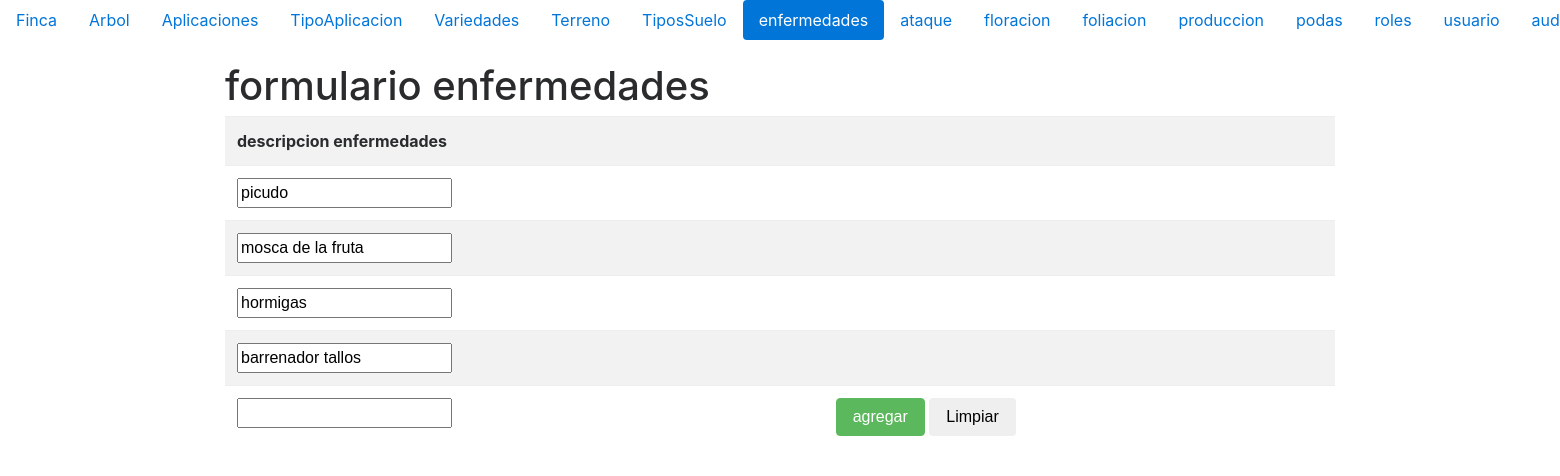
Screenshot of /formularioenfermedades.php (signed in) with the database file from the repository.
### tables this page shows
CREATE TABLE `enfermedades` (
  `idenfermedades` tinyint(3) NOT NULL,
  `nombreenfermedades` varchar(70) NOT NULL
);

### enfermedades.php (called while the page is built, shortened)
<?php
  class enfermedades {
      private $_conexion;
      private $_paginacion =10;
      function __construct ($conexion,$idenfermedades,$nombreenfermedades){
          $this->_conexion=$conexion;
        }
      function getRol($idusuario){
        $roles=mysqli_query($this->_conexion, "SELECT ".static::class."roles AS elpermiso FROM roles WHERE idRoles IN(SELECT idrolUsuario FROM usuario WHERE idusuario =$idusuario)") or die (mysqli_error($this->_conexion));
        $unregistro=mysqli_fetch_array($roles);
        return $unregistro['elpermiso'];
    }
    function listar ($pagina){
        if ($pagina<=0){
            $listado=mysqli_query($this->_conexion,"SELECT * FROM enfermedades ORDER BY idenfermedades") or die (mysqli_error($this->_conexion));
        }else{
            $paginacionMax = $pagina *$this->_paginacion;
            $paginacionMin = $paginacionMax - $this->_paginacion;
            $listado=mysqli_query($this->_conexion,"SELECT* FROM enfermedades ORDER BY idenfermedades LIMIT $paginacionMin, $paginacionMax") or die (mysqli_error($this->conexion));
        }
        return $listado;
    }
  }
 ?>

### formularioenfermedades.php (the view, shortened to what this page needs)
<!DOCTYPE html>
 <?php
   if (isset($_SESSION['id'])){
?>
<html>
<head>
  <link rel="stylesheet" href="css/bootstrap.min.css">
  <link href="https://maxcdn.bootstrapcdn.com/font-awesome/4.7.0/css/font-awesome.min.css" rel="stylesheet">
    </head>
    <body>
    <?php
   include_once("menu.php");
   $pagina = isset($_GET['pag'])?$_GET['pag']:1;
?>
<div class="container">
<header>
    <h1>formulario enfermedades</h1>
    </header>
    <table  class="table table-striped">
    <tbody>
        <tr>
        <th scope="col">descripcion enfermedades</th>
         <th scope="col"></th>
        </tr>
<?php
$objetoconexion = new conexion();
$conexion =$objetoconexion->conectar();
include_once("../modelo/enfermedades.php");
$objetoenfermedades = new enfermedades($conexion,0,'nombreenfermedades');
$listaenfermedadess = $objetoenfermedades->listar($pagina);
$permiso = $objetoenfermedades->getRol($_SESSION['id']);
if (stripos($permiso,"r")!==false){
while($unregistro =mysqli_fetch_array($listaenfermedadess)){
    echo '<tr><form id="fmodificarenfermedades"'.$unregistro["idenfermedades"].' action="../controlador/controladorenfermedades.php"
    method="post">';
    echo '<td><input type="hidden" name="fidenfermedades"   value="'.$unregistro['idenfermedades'].'">';
    echo '  <input type="text" name="fnombreenfermedades"  value="'.$unregistro['nombreenfermedades'].'"></td>';
      echo '<td>';
            echo '</form></tr>';
    }
}
?>
<?php
    if (stripos($permiso,"c")!==false){
?>
<tr><form id="fingresarenfermedades" action="../controlador/controladorenfermedades.php" method="post">
<td><input type="hidden" name="fidenfermedades" value="0">
<input type="text" name="fnombreenfermedades"></td>
<td><button type="submit" class="btn btn-success" name="fenviar" value="ingresar">agregar</button>
<button type="reset" class="btn" name="fenviar" value="limpiar">Limpiar</button></td>
</form> </tr>
<?php
   }
?>
</tbody>
</table>
</div>
</body>
</html>
<?php
}else{
       header("location:../index.php");
   }
?>

### rows the page displays
enfermedades: fnombreenfermedades "picudo"
enfermedades: fnombreenfermedades "mosca de la fruta"
enfermedades: fnombreenfermedades "hormigas"
enfermedades: fnombreenfermedades "barrenador tallos"
